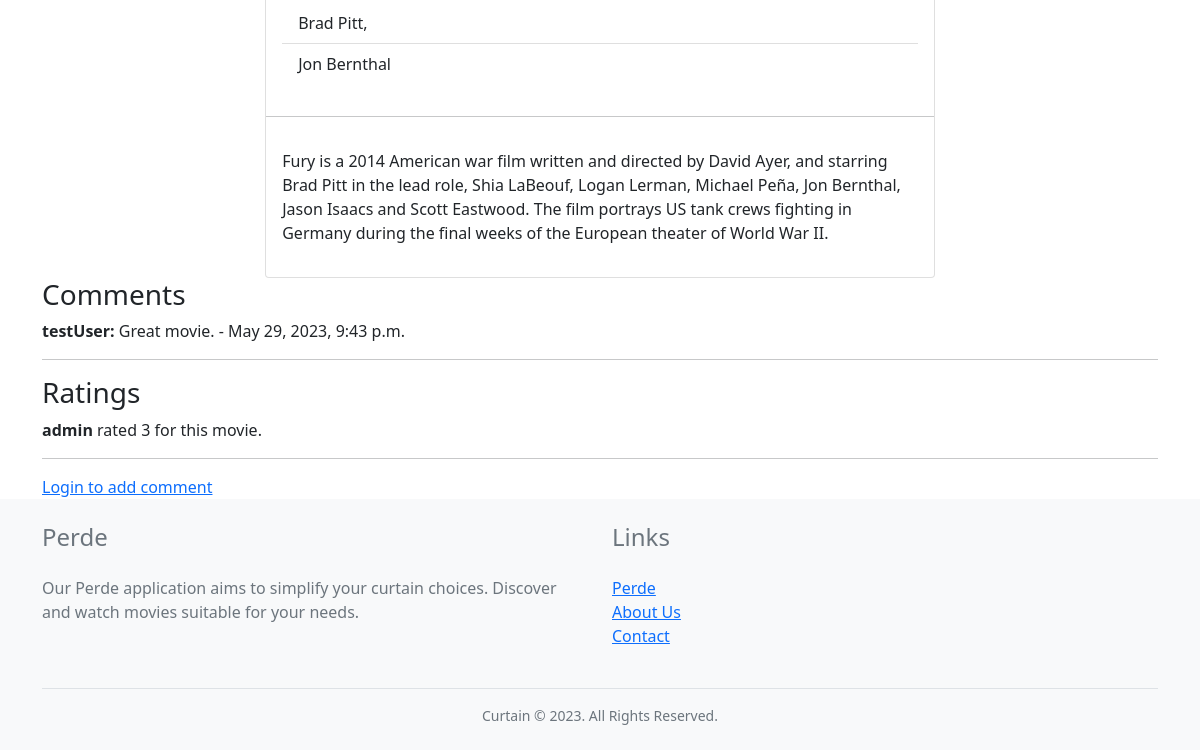
The app's page /movie/Fury (lower part), older data.
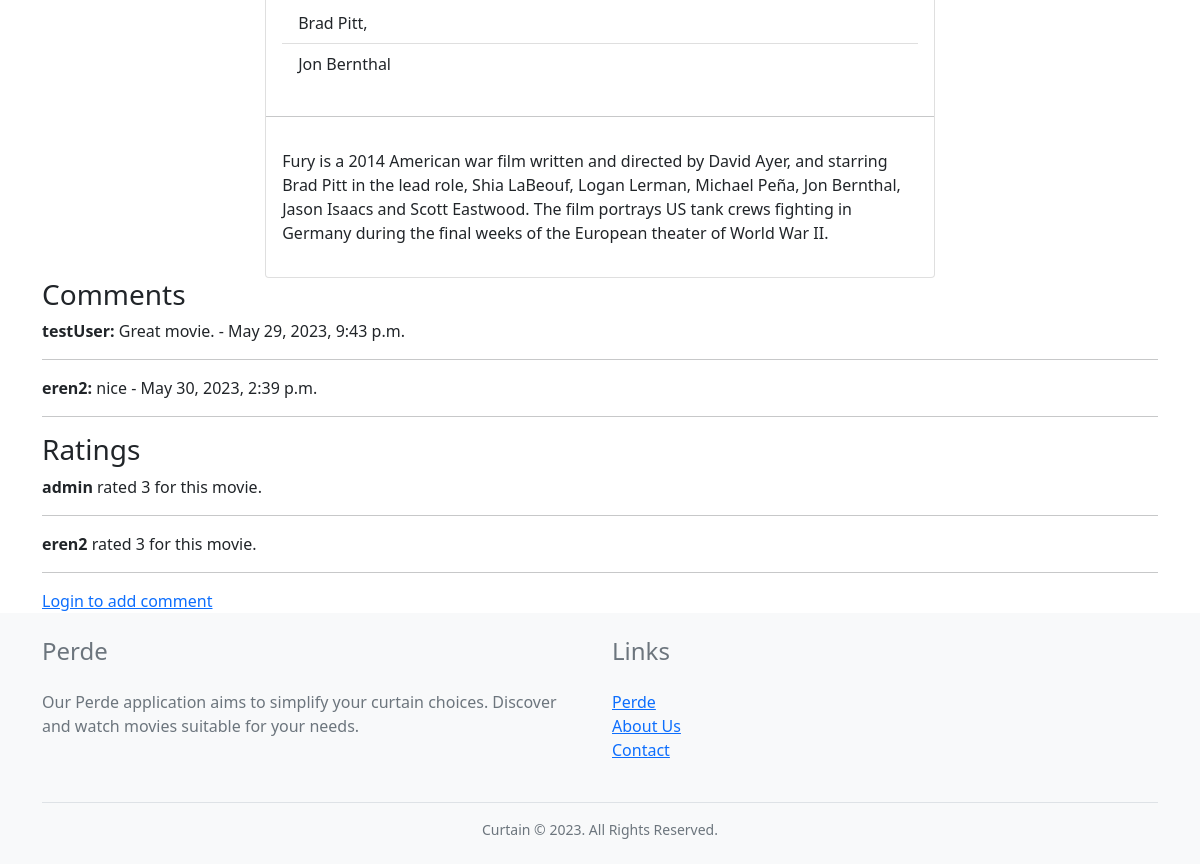
The same page, newer data.
### HomeApp/models.py (models this page shows, shortened)
class Actor(models.Model):
    name = models.CharField(max_length=100)
    birth_day = models.DateField(blank=True, null=True)
    country = models.CharField(max_length=100, blank=True, null=True)

class Movie(models.Model):
    title = models.CharField(max_length=100)
    description = models.TextField()
    year = models.IntegerField()
    rating = models.FloatField()
    genre = models.ManyToManyField(Genre, related_name='movies')
    director = models.ForeignKey(Director, on_delete=models.CASCADE, related_name='movies')
    actors = models.ManyToManyField(Actor, related_name='movies')
    runtime = models.IntegerField()
    poster = models.CharField(max_length=200)
    trailer = models.CharField(max_length=200, null=True)
    link = models.CharField(max_length=200, null=True)

class Comment(models.Model):
    user = models.ForeignKey('auth.User', on_delete=models.CASCADE, verbose_name='User')
    movie = models.ForeignKey(Movie, on_delete=models.CASCADE, related_name='comments')
    comment = models.TextField()
    created_date = models.DateTimeField(auto_now_add=True)

class Rating(models.Model):
    user = models.ForeignKey('auth.User', on_delete=models.CASCADE, verbose_name='User')
    movie = models.ForeignKey(Movie, on_delete=models.CASCADE, related_name='ratings')
    rating = models.IntegerField()

### HomeApp/views.py (the view)
# urls.py: path('movie/<str:movie_name>', HomeApp.views.movie, name='movie'),
def movie(request, movie_name):
    movie_name = movie_name.lower().capitalize()
    comments = Movie.objects.get(title=movie_name).comments.all()
    return render(request, 'movie.html', {'movie': Movie.objects.get(title=movie_name), 'comments': comments})

### HomeApp/models.py (called while the page is built)
    def __str__(self):
        return self.name

### HomeApp/templates/movie.html (shortened to what this page needs)
{% extends 'base.html' %}
{% block content %}
<div class="container">
    <div class="row">
        <div class="col-12 d-flex justify-content-center">
            <div class="card" style="width: 60%;">
                <div class="p-3">
                    <ul class="list-group list-group-flush">
                        {% for actor in movie.actors.all%}
                        <li class="list-group-item"> {{actor.name}}{% if not forloop.last %}, {% endif %}</li>
                        {% endfor %}
                    </ul>
                </div>
                <hr>
                <div class="card-body">
                    <p>{{movie.description}}</p>
                </div>
              </div>
        </div>
        <h3>Comments</h3>
                {% if movie.comments.all %}
                {% for comment in movie.comments.all %}
                    <div>
                        <p>
                            <b>{{comment.user}}: </b>{{comment.comment}} - {{comment.created_date}}
                        </p>
                        <hr>
                    </div>
                {% endfor %}
                {% else %}
                    <p>No comments yet</p>
                {% endif %}
                <h3>Ratings</h3>
                {% if movie.ratings.all %}
                {% for rating in movie.ratings.all %}
                    <div>
                        <p>
                            <b>{{rating.user}}</b> rated {{rating.rating}} for this movie.
                        </p>
                        <hr>
                    </div>
                {% endfor %}
                {% else %}
                    <p>No ratings yet</p>
                {% endif %}
                {% if user.is_authenticated %}
                    <h3>Add Comment</h3>
                    <form action="{% url 'add-comment' movie.title %}" method="POST">
                    {% csrf_token %}
                    <div>
                        <textarea name="comment" id="comment" cols="30" rows="10"></textarea>
                        <br>
                        <input type="submit" value="Add Comment">
                    </div>
                    </form>
                    <h3>Rating</h3>
                    <form action="{% url 'rate' movie.title %}" method="POST">
                    {% csrf_token %}
                    <div>
                        <input type="number" name="rating" id="rating" min="1" max="5">
                        <br>
                        <input type="submit" value="Rate">
                    </div>
                    </form>
                {% else %}
                    <a href="{% url 'login' %}">Login to add comment</a>
                {% endif %}
    </div>
</div>
{% endblock %}

### HomeApp/templates/base.html (shortened to what this page needs)
{% load static %}
<!DOCTYPE html>
<html lang="en">
<head>
    <link rel="stylesheet" href="{% static 'style.css' %}">
    <link href="https://cdn.jsdelivr.net/npm/bootstrap@5.0.2/dist/css/bootstrap.min.css" rel="stylesheet"
>
</head>
<body>
    {% block content %}
    {% endblock %}
    <footer class="footer bg-light">
        <div class="container py-4">
          <div class="row">
            <div class="col-lg-6">
              <h4 class="text-muted mb-4">Perde</h4>
              <p class="text-muted">Our Perde application aims to simplify your curtain choices. Discover and watch movies suitable for your needs.</p>
            </div>
            <div class="col-lg-6">
              <h4 class="text-muted mb-4">Links</h4>
              <ul class="list-unstyled text-muted">
                <li><a href="{% url 'home' %}">Perde</a></li>
                <li><a href="{% url 'aboutus' %}">About Us</a></li>
                <li><a href="{% url 'aboutus' %}">Contact</a></li>
              </ul>
            </div>
          </div>
          <div class="border-top pt-3 mt-4">
            <p class="text-muted text-center small m-0">Curtain © 2023. All Rights Reserved.</p>
          </div>
        </div>
      </footer>
</body>
</html>

Row changes from the older to the newer data that the page shows:
added Comment: user "eren2", comment "nice", created_date "May 30, 2023, 2:39 p.m."
added Rating: user "eren2", rating "3"
